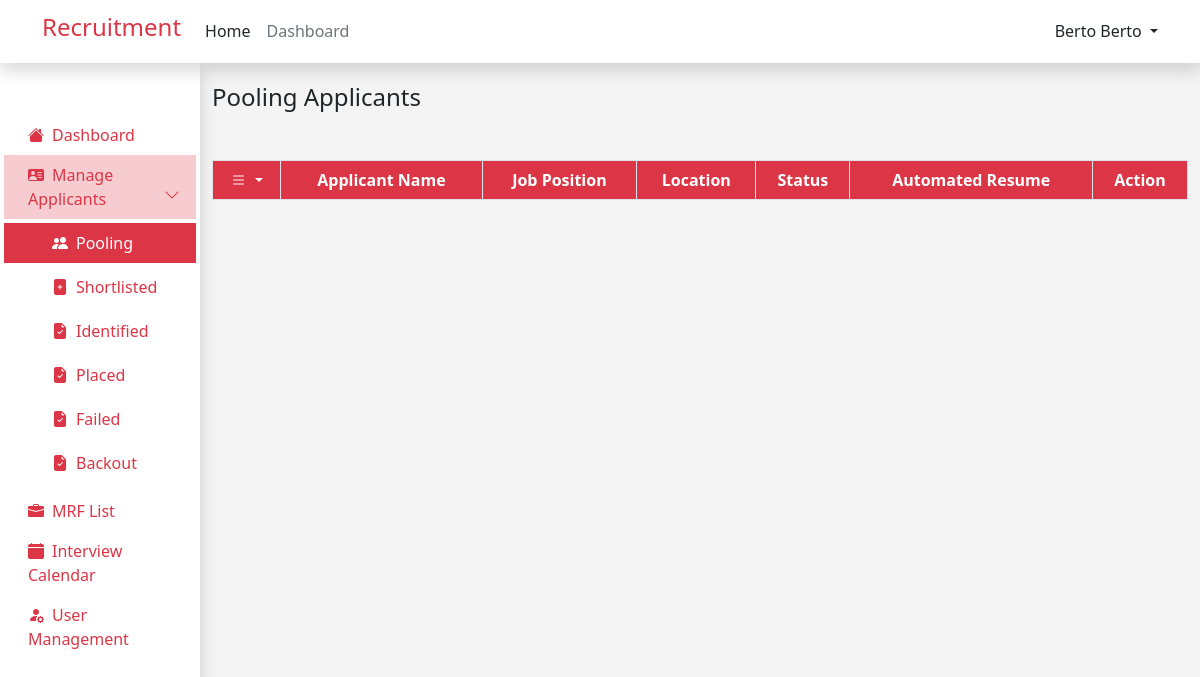
Before: /admin/pooling_applicant.php (signed in) with the older database file.
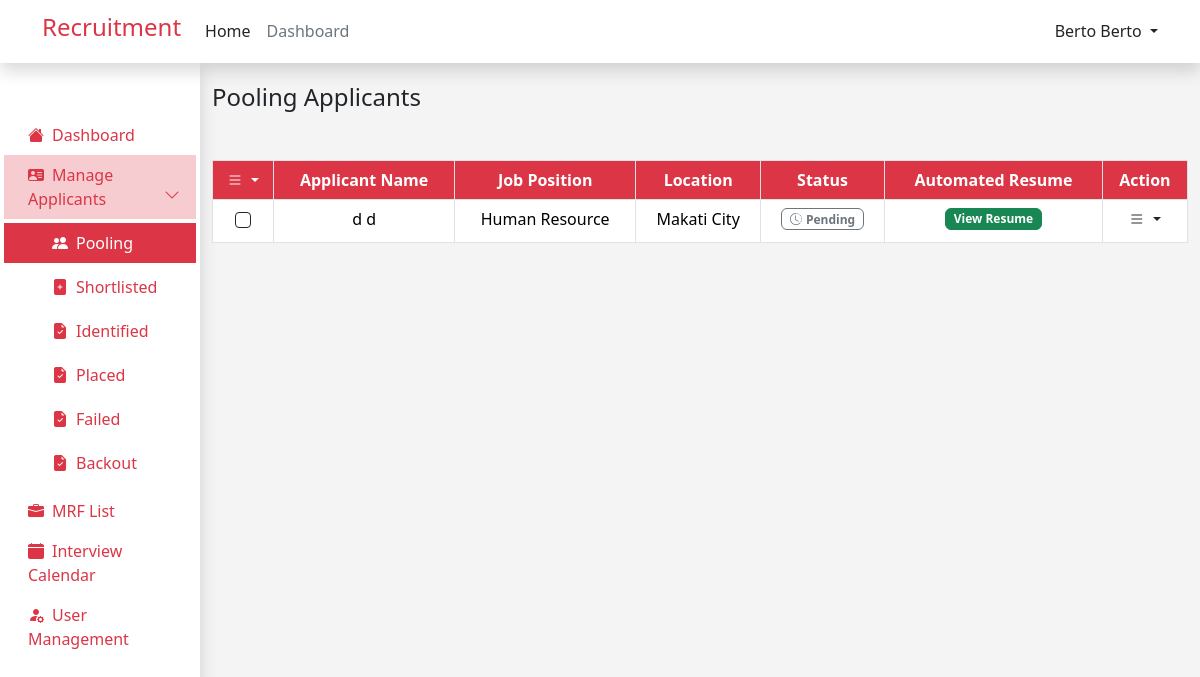
After: the same page with the newer database file.
### tables this page shows
CREATE TABLE `job_applicants` (
  `id` int(12) NOT NULL,
  `user_id` int(12) NOT NULL,
  `job_id` int(12) NOT NULL,
  `application_status` varchar(255) NOT NULL,
  `interview_date` datetime DEFAULT NULL
);

CREATE TABLE `user` (
  `id` int(11) NOT NULL,
  `first_name` varchar(255) NOT NULL,
  `last_name` varchar(255) NOT NULL,
  `email` varchar(255) NOT NULL,
  `password` varchar(255) NOT NULL,
  `role` varchar(255) NOT NULL,
  `resume` varchar(255) NOT NULL,
  `branch` varchar(255) NOT NULL
);

CREATE TABLE `jobs` (
  `id` int(12) NOT NULL,
  `job_name` varchar(255) NOT NULL,
  `number_required` int(12) NOT NULL,
  `job_type` varchar(255) NOT NULL,
  `shift_and_schedule` varchar(255) NOT NULL,
  `location` varchar(255) NOT NULL,
  `job_description` text NOT NULL,
  `qualification` text NOT NULL,
  `priority` varchar(255) NOT NULL,
  `industry` varchar(255) NOT NULL,
  `created_at` timestamp NOT NULL DEFAULT current_timestamp() ON UPDATE current_timestamp()
);

### components/applicants_table.php (the view, shortened to what this page needs)
<link rel="stylesheet" href="https://cdn.datatables.net/2.0.3/css/dataTables.dataTables.min.css">
<tbody>
    <?php
    while ($row = mysqli_fetch_assoc($result)) {
        ?>
        <tr>
            <td class="text-center">
                <div class="form-check d-flex justify-content-center ">
                    <input class="form-check-input  border border-1 border-dark" type="checkbox" name="checkbox_value[]"
                        value="<?php echo $row['id']; ?>">
                </div>
            </td>
            <td>
                <?php echo $row['first_name'] . ' ' . $row['first_name']; ?>
            </td>
            <td>
                <?php
                if ($row['application_status'] == 'Pooling') {
                    ?>
                    <button type="button" class="btn btn-primary badge" data-bs-toggle="modal"
                        data-bs-target="#viewMRFModal<?php echo $row['id']; ?>">
                        View MRF List
                    </button>
                    <?php
                } else {
                        ?>
                        <?php
                    echo $row['job_name'];
                }
                ?>
            </td>
            <td>
                <?php
                if ($row['application_status'] !== 'Pooling') {
                    echo $row['location'];
                }
                ?>
            </td>
            <td>
                <?php
                $status = $row['application_status'];
                switch ($status) {
                    case 'Pending':
                        ?>
                        <span class=" badge badge border border-secondary text-secondary ">
                            <i class="bi bi-clock-history me-1"></i>Pending
                        </span>
                        <?php
                        break;
                        ?>
                        <?php
                }
                ?>
            </td>
            <td>
                <button type="button" class="btn btn-success badge " data-bs-toggle="modal"
                    data-bs-target="#viewResumeModal<?php echo $row['id']; ?>">
                    View Resume
                </button>
            </td>
            <td>
                <a href="#" class="link-danger text-decoration-none dropdown-toggle text-dark" id="dropdownUser2"
                    data-bs-toggle="dropdown" aria-expanded="false">
                    <i class="bi bi-list"></i>
                </a>
            </td>
        </tr>
        <?php
    }
    ?>
</tbody>

Changed rows visible on the page:
added job_applicants: user.first_name "d", job.job_name "Human Resource", job.location "Makati City", application_status "Pending" (drawn)
